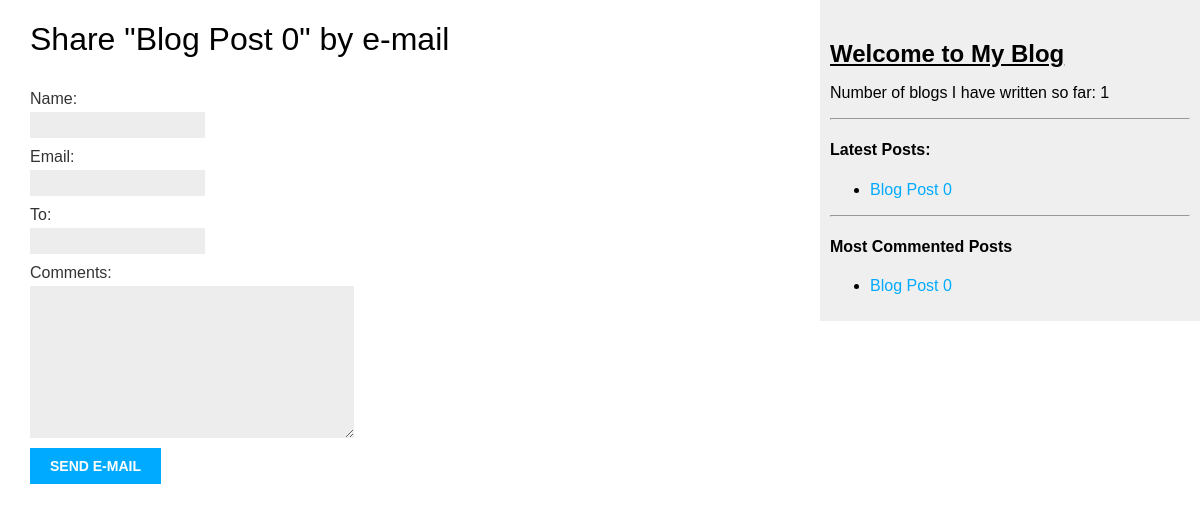
Page /blog/1/share/ on the earlier database version.
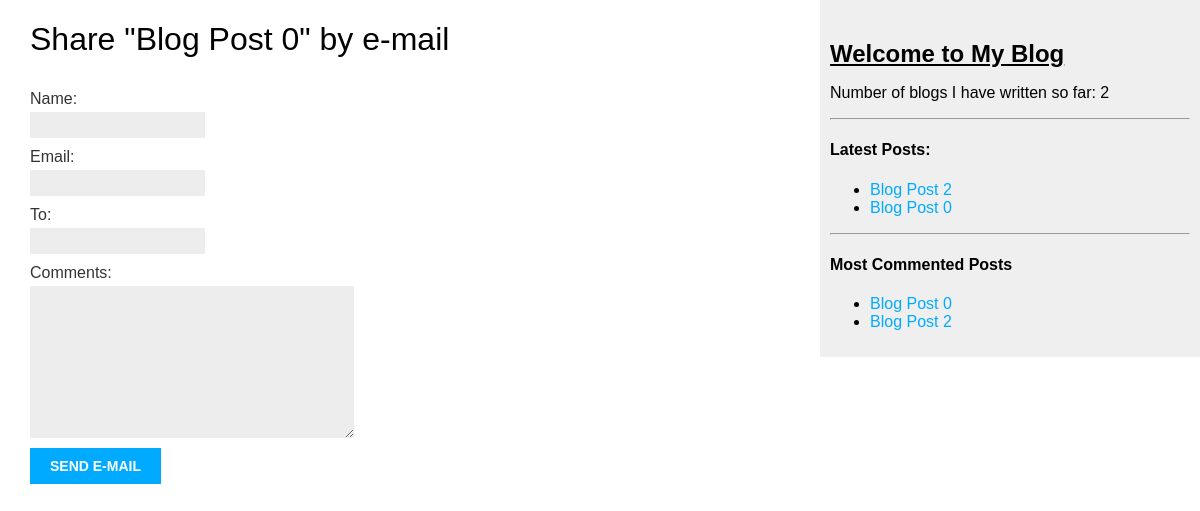
Same page on the later database version.
### blog/models.py (models this page shows, shortened)
class Post(models.Model):
    STATUS_CHOICES = (
        ('draft', 'Draft'),
        ('published', 'Published'),
    ) # (A,B) = (Value which will be stored in the model, Value which will be displayed to the user as choice)
    title = models.CharField(max_length=200)
    slug = models.SlugField(max_length=200, unique_for_date='publish')
    author = models.ForeignKey(User, on_delete=models.CASCADE, related_name='blog_posts')
    body = models.TextField()
    publish = models.DateTimeField(default=timezone.now)
    created = models.DateTimeField(auto_now_add=True)
    updated = models.DateTimeField(auto_now=True)
    status = models.CharField(max_length=10, choices=STATUS_CHOICES, default='draft')
    objects = models.Manager() # Default manager
    published = PublishedManager() # Custom manager
    tags = TaggableManager()
    def get_absolute_url(self):
        return reverse(
            'blog:post_detail',
            args = [self.publish.year, self.publish.month, self.publish.day, self.slug]
        )
    class Meta:
        ordering = ('-publish',)
        db_table = 'blog_post' # Default table name is already 'blog_post'

### blog/views.py (the view)
# urls.py: path('<int:post_id>/share/', views.post_share, name='post_share'),
def post_share(request, post_id):
    post = get_object_or_404(Post, id=post_id, status='published')
    sent = False
    if request.method == 'POST':
        form = EmailPostForm(data=request.POST)
        if form.is_valid():
            cd = form.cleaned_data # Creates a dictionary of form fields and its values
            post_url = request.build_absolute_uri(post.get_absolute_url())
            subject = f"{cd['name']} recommends you read {post.title}"
            message = f"Read {post.title} at {post_url}\n\n{cd['name']}\'s comments: {cd['comments']}"
            send_mail(subject, message, 'somedummyid@gmail.com', [cd['to']])
            sent = True
    else:
        form = EmailPostForm()
    return render(request, 'blog/post/share.html', {'post': post, 'form': form, 'sent': sent})

### blog/forms.py
class EmailPostForm(forms.Form):
    name = forms.CharField(max_length=50)
    email = forms.EmailField()
    to = forms.EmailField()
    comments = forms.CharField(required=False, widget=forms.Textarea)

### blog/models.py (called while the page is built)
    def get_queryset(self):
        return super(PublishedManager, self).get_queryset().filter(status='published')

### blog/templatetags/block_tags.py (called while the page is built)
@register.simple_tag
def total_posts():
    return Post.published.count()

@register.inclusion_tag('blog/post/latest_posts.html')
def show_latest_posts(count = 5):
    latest_posts = Post.published.order_by('-publish')[:count]
    return {'latest_posts': latest_posts}

@register.simple_tag
def get_most_commented_posts(count=5):
    return Post.published.annotate(total_comments = Count('comments')).order_by('-total_comments')[:count]

### blog/templates/blog/post/share.html (shortened to what this page needs)
{% extends 'blog/base.html' %}
{% block content %}
    {% if sent %}
        <h1>E-mail Sent Successfully</h1>
        <p>
            "{{ post.title }}" was successfully sent to {{ form.cleaned_data.to }}.
        </p>
    {% else %}
        <h1>Share "{{ post.title }}" by e-mail</h1>
        <form method="post">
            {{ form.as_p }}
            <input type="submit" value="Send e-mail">
        </form>
    {% endif %}
{% endblock %}

### blog/templates/blog/base.html (shortened to what this page needs)
{% load static %}
{% load block_tags %}
<!DOCTYPE html>
<html>
    <head>
        <link href="{% static 'css/blog.css' %}" rel="stylesheet">
    </head>
    <body>
        <div id="content">
            {% block content %}
            {% endblock %}
        </div>
        <div id="sidebar">
            <h2><b><u>Welcome to My Blog</u></b></h2>
            <p>Number of blogs I have written so far: {% total_posts %}</p>
            <hr>
            <h4>Latest Posts:</h4>
            {% show_latest_posts %}
            <hr>
            <div>
                <h4>Most Commented Posts</h4>
                {% get_most_commented_posts as most_commented_posts %}
                <ul>
                    {% for post in most_commented_posts %}
                    <li>
                        <a href="{{ post.get_absolute_url }}">{{ post.title }}</a>
                    </li>
                    {% endfor %}
                </ul>
            </div>
        </div>
    </body>
</html>

### blog/templates/blog/post/latest_posts.html
<ul>
    {% for post in latest_posts %}
    <li>
        <a href="{{ post.get_absolute_url }}">{{ post.title }}</a>
    </li>
    {% endfor %}
</ul>

Differences in the rows shown:
now on this page (row edited): Post: title "Blog Post 2"
Other differences:
text no longer shown: "1"
text now shown: "2"
